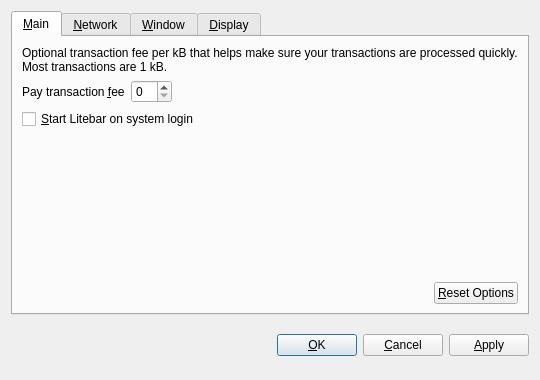
<?xml version="1.0" encoding="UTF-8"?>
<ui version="4.0">
 <class>OptionsDialog</class>
 <widget class="QDialog" name="OptionsDialog">
  <property name="geometry">
   <rect>
    <x>0</x>
    <y>0</y>
    <width>540</width>
    <height>380</height>
   </rect>
  </property>
  <property name="windowTitle">
   <string>Options</string>
  </property>
  <property name="modal">
   <bool>true</bool>
  </property>
  <layout class="QVBoxLayout" name="verticalLayout">
   <item>
    <widget class="QTabWidget" name="tabWidget">
     <property name="tabPosition">
      <enum>QTabWidget::North</enum>
     </property>
     <property name="currentIndex">
      <number>0</number>
     </property>
     <widget class="QWidget" name="tabMain">
      <attribute name="title">
       <string>&amp;Main</string>
      </attribute>
      <layout class="QVBoxLayout" name="verticalLayout_Main">
       <item>
        <widget class="QLabel" name="transactionFeeInfoLabel">
         <property name="text">
          <string>Optional transaction fee per kB that helps make sure your transactions are processed quickly. Most transactions are 1 kB.</string>
         </property>
         <property name="textFormat">
          <enum>Qt::PlainText</enum>
         </property>
         <property name="wordWrap">
          <bool>true</bool>
         </property>
        </widget>
       </item>
       <item>
        <layout class="QHBoxLayout" name="horizontalLayout_1_Main">
         <item>
          <widget class="QLabel" name="transactionFeeLabel">
           <property name="text">
            <string>Pay transaction &amp;fee</string>
           </property>
           <property name="textFormat">
            <enum>Qt::PlainText</enum>
           </property>
           <property name="buddy">
            <cstring>transactionFee</cstring>
           </property>
          </widget>
         </item>
         <item>
          <widget class="BitcoinAmountField" name="transactionFee"/>
         </item>
         <item>
          <spacer name="horizontalSpacer_1_Main">
           <property name="orientation">
            <enum>Qt::Horizontal</enum>
           </property>
           <property name="sizeHint" stdset="0">
            <size>
             <width>40</width>
             <height>20</height>
            </size>
           </property>
          </spacer>
         </item>
        </layout>
       </item>
       <item>
        <widget class="QCheckBox" name="bitcoinAtStartup">
         <property name="toolTip">
          <string>Automatically start Litebar after logging in to the system.</string>
         </property>
         <property name="text">
          <string>&amp;Start Litebar on system login</string>
         </property>
        </widget>
       </item>
       <item>
        <spacer name="verticalSpacer_Main">
         <property name="orientation">
          <enum>Qt::Vertical</enum>
         </property>
         <property name="sizeHint" stdset="0">
          <size>
           <width>20</width>
           <height>40</height>
          </size>
         </property>
        </spacer>
       </item>
       <item>
        <layout class="QHBoxLayout" name="horizontalLayout_2_Main">
         <item>
          <spacer name="horizontalSpacer_2_Main">
           <property name="orientation">
            <enum>Qt::Horizontal</enum>
           </property>
           <property name="sizeHint" stdset="0">
            <size>
             <width>40</width>
             <height>20</height>
            </size>
           </property>
          </spacer>
         </item>
         <item>
          <widget class="QPushButton" name="resetButton">
           <property name="toolTip">
            <string>Reset all client options to default.</string>
           </property>
           <property name="text">
            <string>&amp;Reset Options</string>
           </property>
           <property name="autoDefault">
            <bool>false</bool>
           </property>
          </widget>
         </item>
        </layout>
       </item>
      </layout>
     </widget>
     <widget class="QWidget" name="tabNetwork">
      <attribute name="title">
       <string>&amp;Network</string>
      </attribute>
      <layout class="QVBoxLayout" name="verticalLayout_Network">
       <item>
        <widget class="QCheckBox" name="mapPortUpnp">
         <property name="toolTip">
          <string>Automatically open the Litebar client port on the router. This only works when your router supports UPnP and it is enabled.</string>
         </property>
         <property name="text">
          <string>Map port using &amp;UPnP</string>
         </property>
        </widget>
       </item>
       <item>
        <widget class="QCheckBox" name="connectSocks">
         <property name="toolTip">
          <string>Connect to the Litebar network through a SOCKS proxy (e.g. when connecting through Tor).</string>
         </property>
         <property name="text">
          <string>&amp;Connect through SOCKS proxy:</string>
         </property>
        </widget>
       </item>
       <item>
        <layout class="QHBoxLayout" name="horizontalLayout_Network">
         <item>
          <widget class="QLabel" name="proxyIpLabel">
           <property name="text">
            <string>Proxy &amp;IP:</string>
           </property>
           <property name="textFormat">
            <enum>Qt::PlainText</enum>
           </property>
           <property name="buddy">
            <cstring>proxyIp</cstring>
           </property>
          </widget>
         </item>
         <item>
          <widget class="QValidatedLineEdit" name="proxyIp">
           <property name="maximumSize">
            <size>
             <width>140</width>
             <height>16777215</height>
            </size>
           </property>
           <property name="toolTip">
            <string>IP address of the proxy (e.g. 127.0.0.1)</string>
           </property>
          </widget>
         </item>
         <item>
          <widget class="QLabel" name="proxyPortLabel">
           <property name="text">
            <string>&amp;Port:</string>
           </property>
           <property name="textFormat">
            <enum>Qt::PlainText</enum>
           </property>
           <property name="buddy">
            <cstring>proxyPort</cstring>
           </property>
          </widget>
         </item>
         <item>
          <widget class="QLineEdit" name="proxyPort">
           <property name="maximumSize">
            <size>
             <width>55</width>
             <height>16777215</height>
            </size>
           </property>
           <property name="toolTip">
            <string>Port of the proxy (e.g. 9050)</string>
           </property>
          </widget>
         </item>
         <item>
          <widget class="QLabel" name="socksVersionLabel">
           <property name="text">
            <string>SOCKS &amp;Version:</string>
           </property>
           <property name="textFormat">
            <enum>Qt::PlainText</enum>
           </property>
           <property name="buddy">
            <cstring>socksVersion</cstring>
           </property>
          </widget>
         </item>
         <item>
          <widget class="QValueComboBox" name="socksVersion">
           <property name="toolTip">
            <string>SOCKS version of the proxy (e.g. 5)</string>
           </property>
          </widget>
         </item>
         <item>
          <spacer name="horizontalSpacer_Network">
           <property name="orientation">
            <enum>Qt::Horizontal</enum>
           </property>
           <property name="sizeHint" stdset="0">
            <size>
             <width>40</width>
             <height>20</height>
            </size>
           </property>
          </spacer>
         </item>
        </layout>
       </item>
       <item>
        <spacer name="verticalSpacer_Network">
         <property name="orientation">
          <enum>Qt::Vertical</enum>
         </property>
         <property name="sizeHint" stdset="0">
          <size>
           <width>20</width>
           <height>40</height>
          </size>
         </property>
        </spacer>
       </item>
      </layout>
     </widget>
     <widget class="QWidget" name="tabWindow">
      <attribute name="title">
       <string>&amp;Window</string>
      </attribute>
      <layout class="QVBoxLayout" name="verticalLayout_Window">
       <item>
        <widget class="QCheckBox" name="minimizeToTray">
         <property name="toolTip">
          <string>Show only a tray icon after minimizing the window.</string>
         </property>
         <property name="text">
          <string>&amp;Minimize to the tray instead of the taskbar</string>
         </property>
        </widget>
       </item>
       <item>
        <widget class="QCheckBox" name="minimizeOnClose">
         <property name="toolTip">
          <string>Minimize instead of exit the application when the window is closed. When this option is enabled, the application will be closed only after selecting Quit in the menu.</string>
         </property>
         <property name="text">
          <string>M&amp;inimize on close</string>
         </property>
        </widget>
       </item>
       <item>
        <spacer name="verticalSpacer_Window">
         <property name="orientation">
          <enum>Qt::Vertical</enum>
         </property>
         <property name="sizeHint" stdset="0">
          <size>
           <width>20</width>
           <height>40</height>
          </size>
         </property>
        </spacer>
       </item>
      </layout>
     </widget>
     <widget class="QWidget" name="tabDisplay">
      <attribute name="title">
       <string>&amp;Display</string>
      </attribute>
      <layout class="QVBoxLayout" name="verticalLayout_Display">
       <item>
        <layout class="QHBoxLayout" name="horizontalLayout_1_Display">
         <item>
          <widget class="QLabel" name="langLabel">
           <property name="text">
            <string>User Interface &amp;language:</string>
           </property>
           <property name="textFormat">
            <enum>Qt::PlainText</enum>
           </property>
           <property name="buddy">
            <cstring>lang</cstring>
           </property>
          </widget>
         </item>
         <item>
          <widget class="QValueComboBox" name="lang">
           <property name="toolTip">
            <string>The user interface language can be set here. This setting will take effect after restarting Litebar.</string>
           </property>
          </widget>
         </item>
        </layout>
       </item>
       <item>
        <layout class="QHBoxLayout" name="horizontalLayout_2_Display">
         <item>
          <widget class="QLabel" name="unitLabel">
           <property name="text">
            <string>&amp;Unit to show amounts in:</string>
           </property>
           <property name="textFormat">
            <enum>Qt::PlainText</enum>
           </property>
           <property name="buddy">
            <cstring>unit</cstring>
           </property>
          </widget>
         </item>
         <item>
          <widget class="QValueComboBox" name="unit">
           <property name="toolTip">
            <string>Choose the default subdivision unit to show in the interface and when sending coins.</string>
           </property>
          </widget>
         </item>
        </layout>
       </item>
       <item>
        <widget class="QCheckBox" name="displayAddresses">
         <property name="toolTip">
          <string>Whether to show Litebar addresses in the transaction list or not.</string>
         </property>
         <property name="text">
          <string>&amp;Display addresses in transaction list</string>
         </property>
        </widget>
       </item>
       <item>
        <widget class="QCheckBox" name="coinControlFeatures">
         <property name="toolTip">
          <string>Whether to show coin control features or not.</string>
         </property>
         <property name="text">
          <string>Display coin &amp;control features (experts only!)</string>
         </property>
        </widget>
       </item>
       <item>
        <spacer name="verticalSpacer_Display">
         <property name="orientation">
          <enum>Qt::Vertical</enum>
         </property>
         <property name="sizeHint" stdset="0">
          <size>
           <width>20</width>
           <height>40</height>
          </size>
         </property>
        </spacer>
       </item>
      </layout>
     </widget>
    </widget>
   </item>
   <item>
    <layout class="QHBoxLayout" name="horizontalLayout_Buttons">
     <item>
      <spacer name="horizontalSpacer_1">
       <property name="orientation">
        <enum>Qt::Horizontal</enum>
       </property>
       <property name="sizeHint" stdset="0">
        <size>
         <width>40</width>
         <height>48</height>
        </size>
       </property>
      </spacer>
     </item>
     <item>
      <widget class="QLabel" name="statusLabel">
       <property name="font">
        <font>
         <weight>75</weight>
         <bold>true</bold>
        </font>
       </property>
       <property name="text">
        <string/>
       </property>
       <property name="textFormat">
        <enum>Qt::PlainText</enum>
       </property>
       <property name="wordWrap">
        <bool>true</bool>
       </property>
      </widget>
     </item>
     <item>
      <spacer name="horizontalSpacer_2">
       <property name="orientation">
        <enum>Qt::Horizontal</enum>
       </property>
       <property name="sizeHint" stdset="0">
        <size>
         <width>40</width>
         <height>48</height>
        </size>
       </property>
      </spacer>
     </item>
     <item>
      <widget class="QPushButton" name="okButton">
       <property name="text">
        <string>&amp;OK</string>
       </property>
      </widget>
     </item>
     <item>
      <widget class="QPushButton" name="cancelButton">
       <property name="text">
        <string>&amp;Cancel</string>
       </property>
       <property name="autoDefault">
        <bool>false</bool>
       </property>
      </widget>
     </item>
     <item>
      <widget class="QPushButton" name="applyButton">
       <property name="text">
        <string>&amp;Apply</string>
       </property>
       <property name="autoDefault">
        <bool>false</bool>
       </property>
      </widget>
     </item>
    </layout>
   </item>
  </layout>
 </widget>
 <customwidgets>
  <customwidget>
   <class>BitcoinAmountField</class>
   <extends>QSpinBox</extends>
   <header>bitcoinamountfield.h</header>
  </customwidget>
  <customwidget>
   <class>QValueComboBox</class>
   <extends>QComboBox</extends>
   <header>qvaluecombobox.h</header>
  </customwidget>
  <customwidget>
   <class>QValidatedLineEdit</class>
   <extends>QLineEdit</extends>
   <header>qvalidatedlineedit.h</header>
  </customwidget>
 </customwidgets>
 <resources/>
 <connections/>
</ui>
